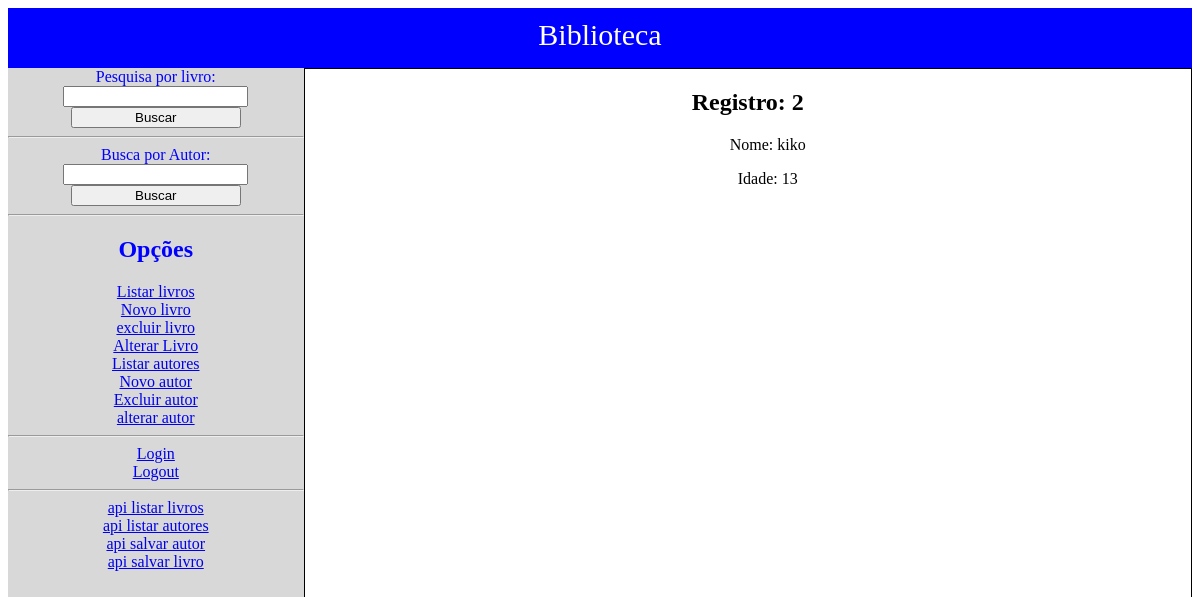
The app's page /listaautor/2 with its own data.
### inicio/models.py (models this page shows, shortened)
class Autor(models.Model):
    nome = models.CharField(max_length=100)
    idade = models.IntegerField()

### inicio/views.py (the view)
# urls.py: path('listaautor/<int:id>', views.exibirautor, name="exibirautor"),
def exibirautor(request, id):
    registro = Autor.objects.get(pk=id)
    return render(request, 'inicio/exibirautor.html', {"registro": registro})

### inicio/templates/inicio/exibirautor.html
{% extends 'inicio/layout.html' %}
{% block body %}
<h2>Registro: {{registro.id}}</h2>
<ul>
    <p>Nome: {{registro.nome}}</p>
    <p>Idade: {{registro.idade}}</p>
</ul>
{% endblock %}

### records on screen
Autor: id "2", nome "kiko", idade "13"
